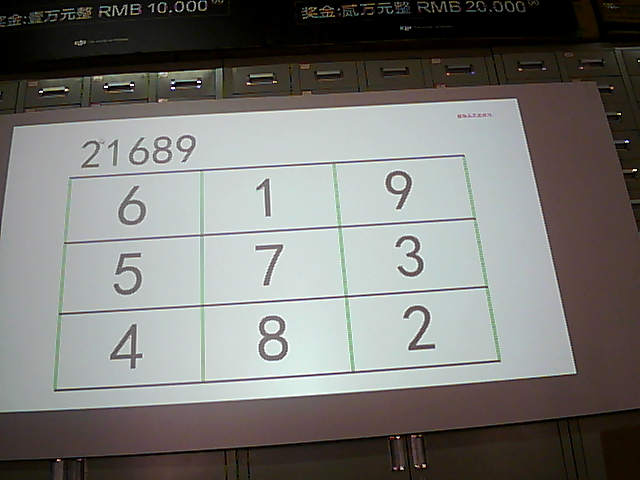
#> input picture PadPass/0_21689_619573482.jpg, 640 x 480 px
$ python -i PadPassCombine.py   (imports and definitions only)   (Python 2 division)
#> lines starting #> are read from the running program, lines starting #| are printed output that depends on the picture; after the words box and inside, x2 and y2 are one past the last pixel; in counts of white or black regions, pixels touching at a corner belong together
#> further down, picture is the input picture: shape (480, 640, 3); mean B, G, R 116.8, 120.3, 120.9
import cv2
import numpy as np
from sklearn.externals import joblib
# from skimage.feature import hog
import datetime
from keras import backend as K
# [1 line not run here, left out]
from keras.models import model_from_json


# [12 lines not run here, left out]
# [43 lines left out: functions resize1, recognize1, recognize_led, recognize, not called in this run]
def resize(rawimg):  # resize img to 28*28
    fx = 640.0 / rawimg.shape[0]
#> fx = 1.33
    fy = 480.0 / rawimg.shape[1]
#> fy = 0.75
    fx = fy = min(fx, fy)
#> fx = 0.75
    img = cv2.resize(rawimg, None, fx=fx, fy=fy, interpolation=cv2.INTER_CUBIC)
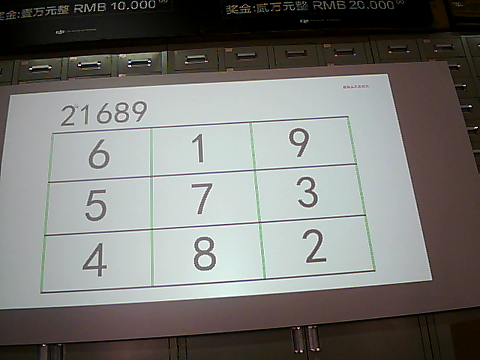
#> img: shape (360, 480, 3); mean B, G, R 116.8, 120.3, 120.9
    return img
green = np.uint8([[[110,140,130 ]]])
hsv_green = cv2.cvtColor(green,cv2.COLOR_BGR2HSV)

count=15

def process(frame):
    global count
    #frame=cv2.imread("/Users/wzq/Downloads/pic_padpass/200.jpg")
    begin = datetime.datetime.now()

    frame=resize(frame)
    frame = cv2.GaussianBlur(frame, (5, 5), 1)
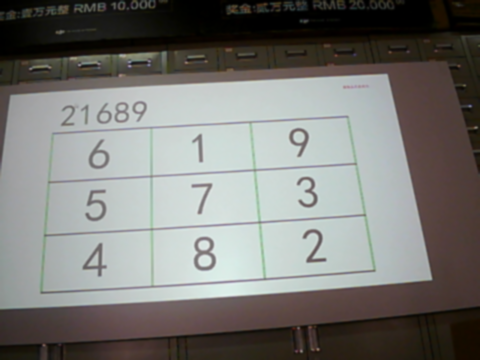
#> frame: shape (360, 480, 3); mean B, G, R 116.8, 120.3, 120.9

    gray = cv2.cvtColor(frame, cv2.COLOR_BGR2GRAY)

    # bw = cv2.adaptiveThreshold(gray, 200, cv2.ADAPTIVE_THRESH_GAUSSIAN_C, cv2.THRESH_BINARY, 25, 25)
    edge = cv2.Canny(gray, 500, 1500, apertureSize=5)
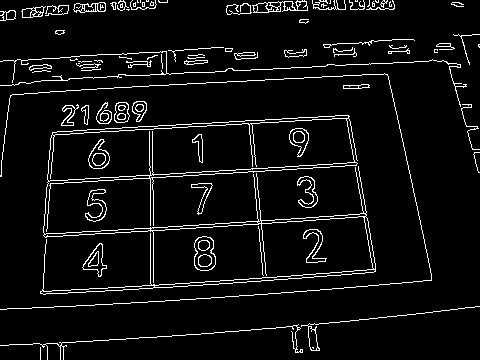
#> edge: shape (360, 480); 6% white in thin lines or dots
    im_th = cv2.adaptiveThreshold(gray, 255, cv2.ADAPTIVE_THRESH_GAUSSIAN_C, cv2.THRESH_BINARY_INV, 25, 25)
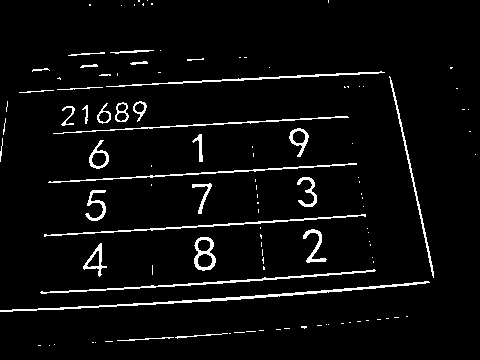
#> im_th: shape (360, 480); 4.4% white in thin lines or dots
    # [5 lines of commented-out code are left out]

    contours, hierarchy = cv2.findContours(edge.copy(), cv2.RETR_TREE, cv2.CHAIN_APPROX_SIMPLE)
#> contours = 175 contours, 81 with area under 20; largest, box (x1, y1, x2, y2) and area: (40, 115, 376, 295) 17192, (47, 118, 355, 182) 13738, (52, 115, 349, 136) 825, (154, 269, 376, 288) 627, (194, 236, 216, 271) 602
    # cv2.imshow("edge",edge)
    # cv2.waitKey(0)
    pos_rect=[]
    for cnt in contours:
        approx = cv2.approxPolyDP(cnt, 0.04 * cv2.arcLength(cnt, True), True)
        if len(approx) >=4 or len(approx) <=10:
            x, y, w, h = cv2.boundingRect(cnt)
            #w,h,x,y=int(rect[0][1]),int(rect[0][1]),int(rect[1][0]),int(rect[1][1])
            if  w*h<350 or w*h>560  :
                continue
            if w/float(h)<=1.5 or w/float(h)>=2.5:
                continue
           # mask_rect = np.zeros((mask.shape[0], mask.shape[1]), np.uint8)
#            cv2.rectangle(mask_rect,(x, y), (x + w, y + h),255,-1)
            x1, y1, w1, h1 = cv2.boundingRect(cnt)
            mask_rect_color= gray[y1:y1+h1, x1:x1+w1].mean()
            # if(mask_rect_color>100 or mask_rect_color<80):
            #     continue
            print w, h, w * h,w/float(h), mask_rect_color

            cv2.rectangle(frame, (x, y), (x + w, y + h), (0, 0, 255), 2)
            pos_rect.append((x,y,w,h))
#> this loop made 175 passes
#> (approx, x, y, w, h) on passes 1, 2, 5, 7, 8, 11, 12, 21, 24, 25: ([[40, 347], [40, 359]], 40, 347, 1, 13), ([[302, 352], [0, 345]], 0, 324, 303, 36), ([[479, 306], [301, 326], [319, 350], [309, 323]], 301, 306, 179, 45), ([[309, 326], [316, 334], [315, 350], [309, 346]], 308, 326, 10, 25), ([[312, 347], [313, 348], [313, 347]], 312, 347, 2, 2), ([[98, 251], [88, 266], [97, 265]], 88, 251, 11, 16), ([[97, 251], [98, 263], [89, 266], [88, 264]], 88, 251, 11, 16), ([[258, 226], [263, 275]], 258, 226, 6, 50), ([[211, 183], [191, 184], [207, 188], [198, 214]], 191, 183, 22, 32), ([[210, 183], [199, 213], [207, 188], [191, 185]], 191, 183, 22, 31)
#> (x, y, w, h) on passes 3, 4, 6, 9, 10, 13: (300, 349, 3, 4), (297, 327, 4, 3), (316, 347, 4, 4), (82, 243, 25, 34), (82, 243, 25, 34), (194, 236, 22, 35)
#> after the loop, pos_rect = []
    # if(len(pos_rect)!=10):
    #     return
    #pos_rect=list(set(pos_rect))
    cv2.imshow("frame", frame)
    # cv2.imshow("edge", edge)

    cv2.waitKey(0)
    return
    pos_rect.sort(key=lambda x:(x[0],x[1]))
    pos_rect_new=[]
    pos_rect_new.append(pos_rect[0])
    for i in range(len(pos_rect)-1):
        distance=abs(pos_rect[i][0]-pos_rect[i+1][0])+abs(pos_rect[i][1]-pos_rect[i+1][1])
        if distance <10:
            continue
        pos_rect_new.append(pos_rect[i+1])
    pos_rect=pos_rect_new


    pos_rect_left=pos_rect[0:5]
    pos_rect_left.sort(key=lambda x:(x[1]))
    pos_rect_right=pos_rect[5:10]
    pos_rect_right.sort(key=lambda x:(x[1]))
    result = []

    # [115 lines left out: functions slice_first_line, slice_second_line, slice_third_line, slice_led, not called in this run]


            # [9 lines of commented-out code are left out]

    slice_led()
    slice_first_line()
    slice_second_line()
    slice_third_line()
    # return


    digit_pad=[]

    for i in range(9):
        edge = cv2.Canny(result[i], 500, 2000, apertureSize=5)
        contours, hierarchy = cv2.findContours(edge.copy(), cv2.RETR_TREE, cv2.CHAIN_APPROX_SIMPLE)
        copy = result[i].copy()
        #cv2.imshow("origin",copy)

        im_gray = cv2.cvtColor(copy, cv2.COLOR_BGR2GRAY)
        #cv2.adaptiveThreshold()
        #ret, im_th = cv2.threshold(im_gray, 180  , 255, cv2.THRESH_BINARY_INV)

        im_th = cv2.adaptiveThreshold(im_gray, 255, cv2.ADAPTIVE_THRESH_GAUSSIAN_C, cv2.THRESH_BINARY_INV, 25, 25)
# [6 lines of commented-out code are left out]

        temp_dict={}
        max_index=-1
        for i in contours:
            x2, y2, w2, h2 = cv2.boundingRect(i)
            area=w2*h2

            if w2<4 or h2<5 or copy.shape[1]-w2<3:
                continue
            # [5 lines of commented-out code are left out]
            max_index=max([max_index,area])
            img_temp=im_th[y2:y2 + h2, x2:x2 + w2].copy()
            temp_dict[area]=img_temp
            #cv2.rectangle(im_gray, (x2, y2), (x2 + w2, y2 + h2), (0, 0, 255), 2)
            #cv2.imshow(str(count),im_th )
        if max_index==-1:
            cv2.imshow("wzq",im_th)
            print -1
            continue
        digit_pad.append(temp_dict[max_index].copy())

        #name= recognize1(temp_dict[max_index])
        # print name
        # #cv2.imwrite("test/"+str(count)+".jpg",temp_dict[max_index])
        #     # res=recognize(copy[y2-1:y2 + h2+1, x2-1:x2 + w2+1].copy())
        #     # #cv2.rectangle(copy, (x2, y2), (x2 + w2, y2 + h2), (0, 0, 255), 2)
        count += 1
        # cv2.imshow(str(count), temp_dict[max_index].copy())

        #cv2.imshow("im_gray",im_gray)
    #     #cv2.imshow("max_rect"+str(count), temp_dict[max_index].copy())
    for i in range(len(digit_pad)):
#        cv2.dilate(mask, kernel, iterations=1)
        contours, hierarchy = cv2.findContours(digit_pad[i].copy(), cv2.RETR_TREE, cv2.CHAIN_APPROX_SIMPLE)
        temp_dict={}
        max_index=-1
        for j in contours:
            x2, y2, w2, h2 = cv2.boundingRect(j)
            area=w2*h2

            if w2<2 or h2<2:
                continue
            # [5 lines of commented-out code are left out]
            max_index=max([max_index,area])
            if y2-2>0:
                y2-=1
            img_temp=digit_pad[i][y2-1:y2 + h2+1, x2-1:x2 + w2+1].copy()
            temp_dict[area]=img_temp
        kernel = np.ones((3, 3), np.uint8)

        temp_resize=resize1(temp_dict[max_index])
        temp_resize=cv2.dilate(temp_resize,kernel)
        name = recognize1(temp_resize)
        #cv2.imwrite("/Users/wzq/Desktop/untitled folder/"+str(i)+".jpg",temp_resize)
        cv2.imshow(str(i) + "-" + str(name), temp_resize)


    end = datetime.datetime.now()
    print end-begin
    #cv2.waitKey(0)

    #cv2.imshow("RotImg",RotImg)

    cv2.imshow("frame",frame)
    #cv2.imshow("mask",mask)
    cv2.waitKey(0)
count=0

# [14 lines not run here, left out]
# for i in range(2,220):
#     # if i in error:
#     #     continue
#     frame=cv2.imread("/Users/wzq/Downloads/pic_padpass/"+str(i)+".jpg")
#     process(frame)

>>> import cv2
>>> picture = cv2.imread('0_21689_619573482.jpg')
>>> result = process(picture)

$ run again, on PadPass/0_48977_148796235.jpg
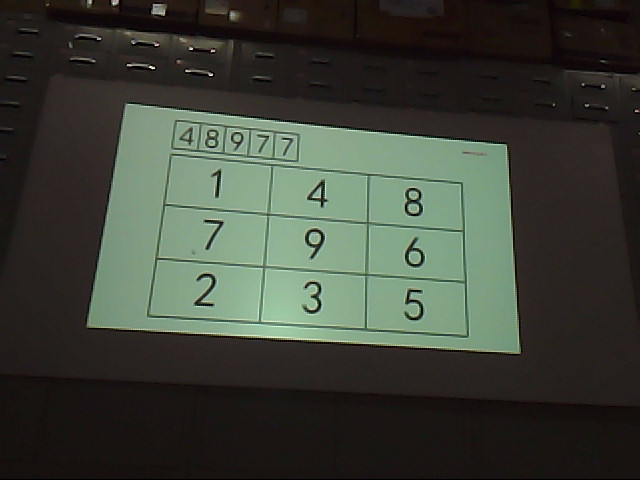
#> input picture PadPass/0_48977_148796235.jpg, 640 x 480 px
#> picture is the input picture: shape (480, 640, 3); mean B, G, R 56.4, 65.8, 61.2
#> in process, `edge = cv2.Canny(gray, 500, 1500, apertureSize=5)`:
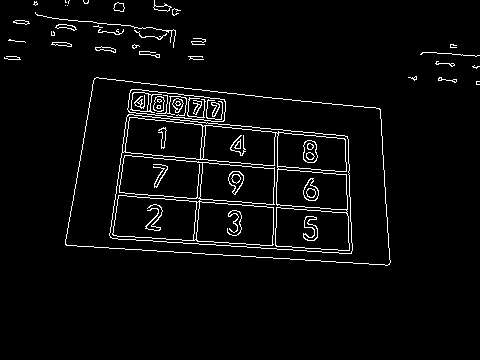
#> edge: shape (360, 480); 3.7% white in thin lines or dots, all inside (x1, y1, x2, y2) = (4, 0, 480, 266)
#> in process, `im_th = cv2.adaptiveThreshold(gray, 255, cv2.ADAPTIVE_THRESH_GAUSSIAN_..`:
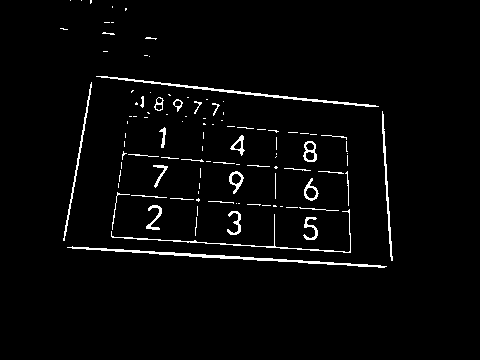
#> im_th: shape (360, 480); 2.8% white in thin lines or dots, all inside (x1, y1, x2, y2) = (60, 0, 393, 268)
#> contours = 108 contours, 45 with area under 20; largest, box (x1, y1, x2, y2) and area: (65, 77, 391, 266) 49584, (65, 77, 391, 266) 49580, (109, 114, 353, 254) 28031, (109, 114, 353, 254) 15392, (112, 155, 275, 246) 11810
#> the loop in process, `for cnt in contours:` made 108 passes
#> (approx, x, y, w, h) on passes 2, 5, 6, 7, 8, 11: ([[438, 78], [438, 80], [456, 81], [456, 79]], 438, 77, 19, 6), ([[94, 78], [66, 245], [389, 264], [379, 108]], 65, 77, 326, 189), ([[93, 80], [378, 108], [390, 262], [67, 245]], 65, 77, 326, 189), ([[127, 115], [110, 237], [351, 253], [347, 136]], 109, 114, 244, 140), ([[276, 208], [345, 212], [349, 249], [277, 246]], 275, 207, 75, 44), ([[277, 170], [345, 174], [347, 208], [277, 204]], 276, 169, 72, 41)
#> after the loop in process, `for cnt in contours:`: pos_rect = []
